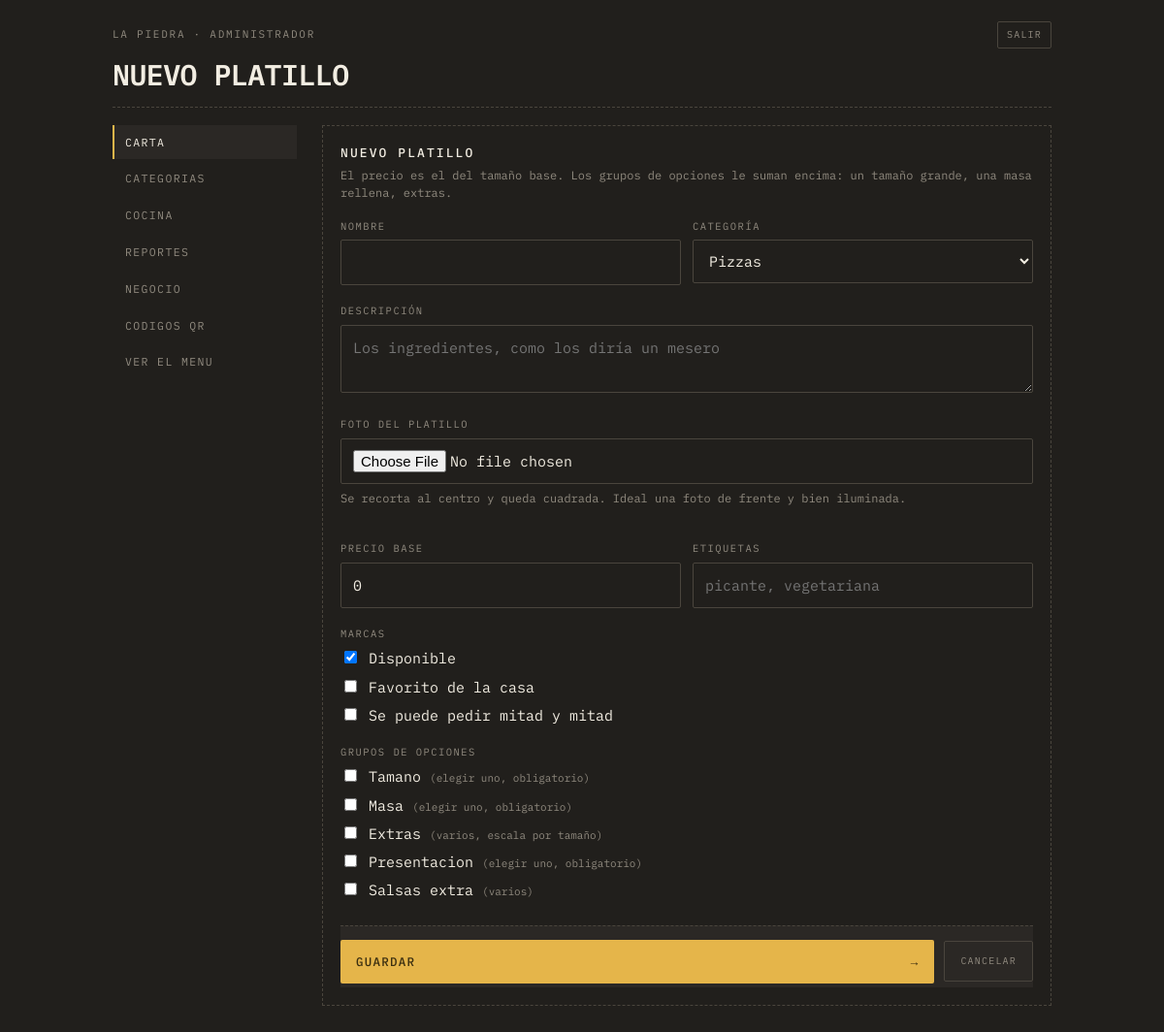
Page /admin/producto.php (signed in) on the committed database.
### tables this page shows
CREATE TABLE negocios (
  id            INT AUTO_INCREMENT PRIMARY KEY,
  slug          VARCHAR(60)  NOT NULL UNIQUE,
  nombre        VARCHAR(120) NOT NULL,
  tagline       VARCHAR(180) DEFAULT NULL,
  whatsapp      VARCHAR(20)  NOT NULL,
  moneda        VARCHAR(5)   NOT NULL DEFAULT 'L',
  impuesto      DECIMAL(4,3) NOT NULL DEFAULT 0.150,
  tema          VARCHAR(30)  NOT NULL DEFAULT 'comanda',
  color_fondo   VARCHAR(9)   DEFAULT NULL,    
  color_acento  VARCHAR(9)   DEFAULT NULL,    
  activo        TINYINT(1)   NOT NULL DEFAULT 1,
  creado        TIMESTAMP    NOT NULL DEFAULT CURRENT_TIMESTAMP
);

CREATE TABLE grupos (
  id                INT AUTO_INCREMENT PRIMARY KEY,
  negocio_id        INT NOT NULL,
  nombre            VARCHAR(80) NOT NULL,
  tipo              ENUM('unico','multiple') NOT NULL DEFAULT 'unico',
  obligatorio       TINYINT(1) NOT NULL DEFAULT 0,
  minimo            INT NOT NULL DEFAULT 0,
  maximo            INT NOT NULL DEFAULT 0,      
  escala_por_tamano TINYINT(1) NOT NULL DEFAULT 0,
  orden             INT NOT NULL DEFAULT 0,
  CONSTRAINT fk_grupos_negocio FOREIGN KEY (negocio_id)
    REFERENCES negocios(id) ON DELETE CASCADE
);

### app/util.php (called while the page is built, shortened)
<?php
function e($texto): string
{
    return htmlspecialchars((string) $texto, ENT_QUOTES | ENT_SUBSTITUTE, 'UTF-8');
}
function url(string $ruta = ''): string
{
    return rtrim(BASE_URL, '/') . '/' . ltrim($ruta, '/');
}
function entero($valor, int $porDefecto = 0): int
{
    return is_numeric($valor) ? (int) $valor : $porDefecto;
}

### app/db.php (called while the page is built, shortened)
<?php
function db(): PDO
{
    static $pdo = null;
    if ($pdo === null) {
        $dsn = 'mysql:host=' . DB_HOST . ';dbname=' . DB_NOMBRE . ';charset=utf8mb4';
        try {
            $pdo = new PDO($dsn, DB_USUARIO, DB_CLAVE, [
                PDO::ATTR_ERRMODE            => PDO::ERRMODE_EXCEPTION,
                PDO::ATTR_DEFAULT_FETCH_MODE => PDO::FETCH_ASSOC,
                PDO::ATTR_EMULATE_PREPARES   => false,
            ]);
        } catch (PDOException $e) {
            http_response_code(500);
            if (MOSTRAR_ERRORES) {
                exit('No se pudo conectar a la base de datos: ' . $e->getMessage());
            }
            exit('No se pudo conectar a la base de datos.');
        }
    }
    return $pdo;
}
function consulta(string $sql, array $params = []): PDOStatement
{
    $st = db()->prepare($sql);
    $st->execute($params);
    return $st;
}
function una(string $sql, array $params = []): ?array
{
    $fila = consulta($sql, $params)->fetch();
    return $fila === false ? null : $fila;
}
function todas(string $sql, array $params = []): array
{
    return consulta($sql, $params)->fetchAll();
}

### app/repo.php (called while the page is built, shortened)
<?php
require_once __DIR__ . '/db.php';
require_once __DIR__ . '/util.php';
function negocio_por_id(int $id): ?array
{
    return una('SELECT * FROM negocios WHERE id = ?', [$id]);
}
function categorias(int $negocioId): array
{
    return todas(
        'SELECT * FROM categorias WHERE negocio_id = ? ORDER BY orden, nombre',
        [$negocioId]
    );
}
function categorias_arbol(int $negocioId): array
{
    $filas = categorias($negocioId);
    $subs = [];
    $out = [];
    foreach ($filas as $c) {
        if ($c['padre_id'] === null) {
            $c['nivel'] = 0;
            $out[] = $c;
        }
    }
    return $out;
}

### app/auth.php (called while the page is built, shortened)
<?php
require_once __DIR__ . '/db.php';
require_once __DIR__ . '/util.php';
function usuario(): ?array
{
    return $_SESSION['usuario'] ?? null;
}
function requiere_sesion(): array
{
    $u = usuario();
    return $u;
}
function requiere_dueno(): array
{
    $u = requiere_sesion();
    return $u;
}

### admin/producto.php (the view, shortened to what this page needs)
<?php
require_once __DIR__ . '/comun.php';
$u = requiere_dueno();
$negocio = negocio_por_id((int) $u['negocio_id']);
$negocioId = (int) $negocio['id'];
$id = entero($_GET['id'] ?? 0);
$producto = null;
$cats   = categorias_arbol($negocioId);
$grupos = todas('SELECT * FROM grupos WHERE negocio_id = ? ORDER BY orden, nombre', [$negocioId]);
$asignados = [];
$v = function (string $campo, $porDefecto = '') use ($producto) {
    return $producto[$campo] ?? $porDefecto;
};
cabecera_panel($id > 0 ? 'Editar platillo' : 'Nuevo platillo', 'carta', $negocio);
?>
<div class="bloque">
  <h2><?= $id > 0 ? e($producto['nombre']) : 'Nuevo platillo' ?></h2>
  <p class="ayuda">
    El precio es el del tamaño base. Los grupos de opciones le suman encima:
    un tamaño grande, una masa rellena, extras.
  </p>
  <form method="post" enctype="multipart/form-data">
    <div class="dos">
      <div class="campo" style="margin-top:0">
        <label class="campo__rotulo" for="nombre">Nombre</label>
        <input id="nombre" name="nombre" maxlength="120" required value="<?= e($v('nombre')) ?>">
      </div>
      <div class="campo" style="margin-top:0">
        <label class="campo__rotulo" for="categoria_id">Categoría</label>
        <select id="categoria_id" name="categoria_id">
          <?php foreach ($cats as $c): ?>
            <option value="<?= (int) $c['id'] ?>"<?= (int) $c['id'] === (int) $v('categoria_id', 0) ? ' selected' : '' ?>>
              <?= ((int) $c['nivel'] === 1 ? '— ' : '') . e($c['nombre']) ?>
            </option>
          <?php endforeach; ?>
        </select>
      </div>
    </div>
    <div class="campo">
      <label class="campo__rotulo" for="descripcion">Descripción</label>
      <textarea id="descripcion" name="descripcion" maxlength="400"
                placeholder="Los ingredientes, como los diría un mesero"><?= e($v('descripcion')) ?></textarea>
    </div>
    <div class="campo">
      <label class="campo__rotulo" for="imagen">Foto del platillo</label>
      <input id="imagen" name="imagen" type="file" accept="image/jpeg,image/png,image/webp">
      <p class="ayuda" style="margin-top:6px">
        Se recorta al centro y queda cuadrada. Ideal una foto de frente y bien iluminada.
      </p>
    </div>
    <div class="dos">
      <div class="campo">
        <label class="campo__rotulo" for="precio">Precio base</label>
        <input id="precio" name="precio" type="number" min="0" step="1" value="<?= (int) $v('precio', 0) ?>">
      </div>
      <div class="campo">
        <label class="campo__rotulo" for="etiquetas">Etiquetas</label>
        <input id="etiquetas" name="etiquetas" maxlength="120" value="<?= e($v('etiquetas')) ?>"
               placeholder="picante, vegetariana">
      </div>
    </div>
    <div class="campo">
      <span class="campo__rotulo">Marcas</span>
      <label style="display:block;margin-bottom:6px">
        <input type="checkbox" name="disponible" style="width:auto"
               <?= $id === 0 || (int) $v('disponible', 1) === 1 ? 'checked' : '' ?>> Disponible
      </label>
      <label style="display:block;margin-bottom:6px">
        <input type="checkbox" name="destacado" style="width:auto"
               <?= (int) $v('destacado', 0) === 1 ? 'checked' : '' ?>> Favorito de la casa
      </label>
      <label style="display:block">
        <input type="checkbox" name="mitades" style="width:auto"
               <?= (int) $v('mitades', 0) === 1 ? 'checked' : '' ?>> Se puede pedir mitad y mitad
      </label>
    </div>
    <div class="campo">
      <span class="campo__rotulo">Grupos de opciones</span>
      <?php foreach ($grupos as $g): ?>
        <label style="display:block;margin-bottom:6px">
          <input type="checkbox" name="grupos[]" value="<?= (int) $g['id'] ?>" style="width:auto"
                 <?= in_array((int) $g['id'], $asignados, true) ? 'checked' : '' ?>>
          <?= e($g['nombre']) ?>
          <span style="color:var(--suave);font-size:11px">
            (<?= $g['tipo'] === 'unico' ? 'elegir uno' : 'varios' ?><?= (int) $g['obligatorio'] === 1 ? ', obligatorio' : '' ?><?= (int) $g['escala_por_tamano'] === 1 ? ', escala por tamaño' : '' ?>)
          </span>
        </label>
      <?php endforeach; ?>
    </div>
    <div class="pie">
      <button class="accion" type="submit"><span>Guardar</span><span>&rarr;</span></button>
      <a class="mini" href="<?= url('admin/index.php') ?>" style="padding:12px 16px">Cancelar</a>
    </div>
  </form>
</div>
<?php pie_panel(); ?>

### admin/comun.php (shortened to what this page needs)
<?php
require_once __DIR__ . '/../app/auth.php';
require_once __DIR__ . '/../app/repo.php';
function cabecera_panel(string $titulo, string $activo, array $negocio): void
{
    $u = usuario();
    $paginas = [
        'carta'      => ['Carta', 'index.php'],
        'categorias' => ['Categorias', 'categoria.php'],
        'cocina'     => ['Cocina', 'cocina.php'],
        'reportes'   => ['Reportes', 'reporte.php'],
        'negocio'    => ['Negocio', 'negocio.php'],
        'qr'         => ['Codigos QR', 'qr.php'],
    ];
    ?>
<!DOCTYPE html>
<html lang="es">
<head>
<link rel="stylesheet" href="<?= url('assets/css/comanda.css') ?>">
</head>
<body>
<main class="envoltura" style="padding-bottom:60px">
  <header class="cabecera">
    <div class="cabecera__meta">
      <span class="rotulo"><?= e($negocio['nombre']) ?> · <?= e($u['nombre']) ?></span>
      <a class="mini" href="<?= url('admin/salir.php') ?>">Salir</a>
    </div>
    <h1 class="cabecera__nombre" style="font-size:30px"><?= e($titulo) ?></h1>
  </header>
  <hr class="raya">
  <div class="panel">
    <nav class="menu-lateral">
      <?php foreach ($paginas as $clave => $p): ?>
        <a href="<?= url('admin/' . $p[1]) ?>"<?= $clave === $activo ? ' aria-current="page"' : '' ?>><?= e($p[0]) ?></a>
      <?php endforeach; ?>
      <a href="<?= url('index.php?r=' . urlencode($negocio['slug'])) ?>" target="_blank" rel="noopener">Ver el menu</a>
    </nav>
    <div>
    <?php
}
function pie_panel(): void
{
    ?>
    </div>
  </div>
</main>
</body>
</html>
    <?php
}

### assets/css/comanda.css (style rules this page uses)
:root { --fondo: #211F1C; --fondo2: #2B2825; --fondo3: #35312C; --linea: #4A453D; --tinta: #F2EDE2; --suave: #908A7F; --ambar: #E5B54A; --ambar-hondo: #3A2E10; --rojo: #C7523C; --papel: #EFE7D6; --papel-tinta: #211D17; --papel-suave: #6E6455; --mono: "IBM Plex Mono", ui-monospace, "Courier New", monospace; --r: 2px; --ancho: 640px; }
* { box-sizing: border-box; }
html, body { margin: 0; padding: 0; background: var(--fondo); color: var(--tinta); font-family: var(--mono); font-size: 15px; line-height: 1.55; -webkit-font-smoothing: antialiased; }
button, input, select, textarea { font: inherit; color: inherit; }
button { background: none; border: 0; cursor: pointer; padding: 0; }
a { color: var(--ambar); }
.envoltura { max-width: var(--ancho); margin: 0 auto; padding: 0 16px 130px; }
.rotulo { font-size: 11px; letter-spacing: .16em; text-transform: uppercase; color: var(--suave); }
.raya { border: 0; border-top: 1px dashed var(--linea); margin: 18px 0; }
.cabecera { padding: 22px 0 0; }
.cabecera__meta { display: flex; justify-content: space-between; align-items: center; gap: 12px; }
.cabecera__nombre { font-size: clamp(26px, 8vw, 38px); font-weight: 600; letter-spacing: -.02em; text-transform: uppercase; margin: 12px 0 4px; line-height: 1; }
.campo { margin-top: 18px; }
.campo__rotulo { display: block; font-size: 10.5px; letter-spacing: .14em; text-transform: uppercase; color: var(--suave); margin-bottom: 6px; }
.campo input, .campo select, .campo textarea { width: 100%; padding: 11px 12px; background: var(--fondo); border: 1px solid var(--linea); border-radius: var(--r); color: var(--tinta); }
.campo textarea { resize: vertical; min-height: 66px; }
.dos { display: grid; grid-template-columns: 1fr 1fr; gap: 12px; }
.pie { position: sticky; bottom: 0; background: var(--fondo2); border-top: 1px dashed var(--linea); padding: 14px 0 4px; margin-top: 24px; display: flex; gap: 10px; align-items: center; }
.accion { flex: 1; background: var(--ambar); color: var(--ambar-hondo); padding: 13px 16px; border-radius: var(--r); display: flex; justify-content: space-between; gap: 10px; font-size: 12.5px; letter-spacing: .1em; text-transform: uppercase; font-weight: 500; }
.panel { display: grid; grid-template-columns: 190px 1fr; gap: 26px; align-items: start; }
.menu-lateral { position: sticky; top: 16px; display: grid; gap: 2px; }
.menu-lateral a { padding: 9px 11px; font-size: 11.5px; letter-spacing: .12em; text-transform: uppercase; color: var(--suave); text-decoration: none; border-left: 2px solid transparent; }
.menu-lateral a[aria-current="page"] { color: var(--tinta); border-left-color: var(--ambar); background: var(--fondo2); }
.bloque { border: 1px dashed var(--linea); padding: 18px; margin-bottom: 16px; }
.bloque h2 { font-size: 13px; letter-spacing: .16em; text-transform: uppercase; margin: 0 0 4px; font-weight: 500; }
.bloque p.ayuda { font-size: 12px; color: var(--suave); margin: 0 0 16px; line-height: 1.55; }
.mini { font-size: 10px; letter-spacing: .12em; text-transform: uppercase; border: 1px solid var(--linea); padding: 5px 9px; border-radius: var(--r); color: var(--suave); text-decoration: none; display: inline-block; }

### admin/comun.php (style rules this page uses)
:root { --ancho: 1000px; }

### rows in the picture
negocios: nombre "LA PIEDRA"
grupos: nombre "Tamano", tipo "elegir uno", obligatorio ", obligatorio"
grupos: nombre "Masa", tipo "elegir uno", obligatorio ", obligatorio"
grupos: nombre "Extras", tipo "varios", escala_por_tamano ", escala por tamaño"
grupos: nombre "Presentacion", tipo "elegir uno", obligatorio ", obligatorio"
grupos: nombre "Salsas extra", tipo "varios"

### other values in the picture
$u['nombre'] "ADMINISTRADOR"
$titulo "NUEVO PLATILLO"
$p[0] "CARTA"
$p[0] "CATEGORIAS"
$p[0] "COCINA"
$p[0] "REPORTES"
$p[0] "NEGOCIO"
$p[0] "CODIGOS QR"
form field categoria_id "Pizzas"
